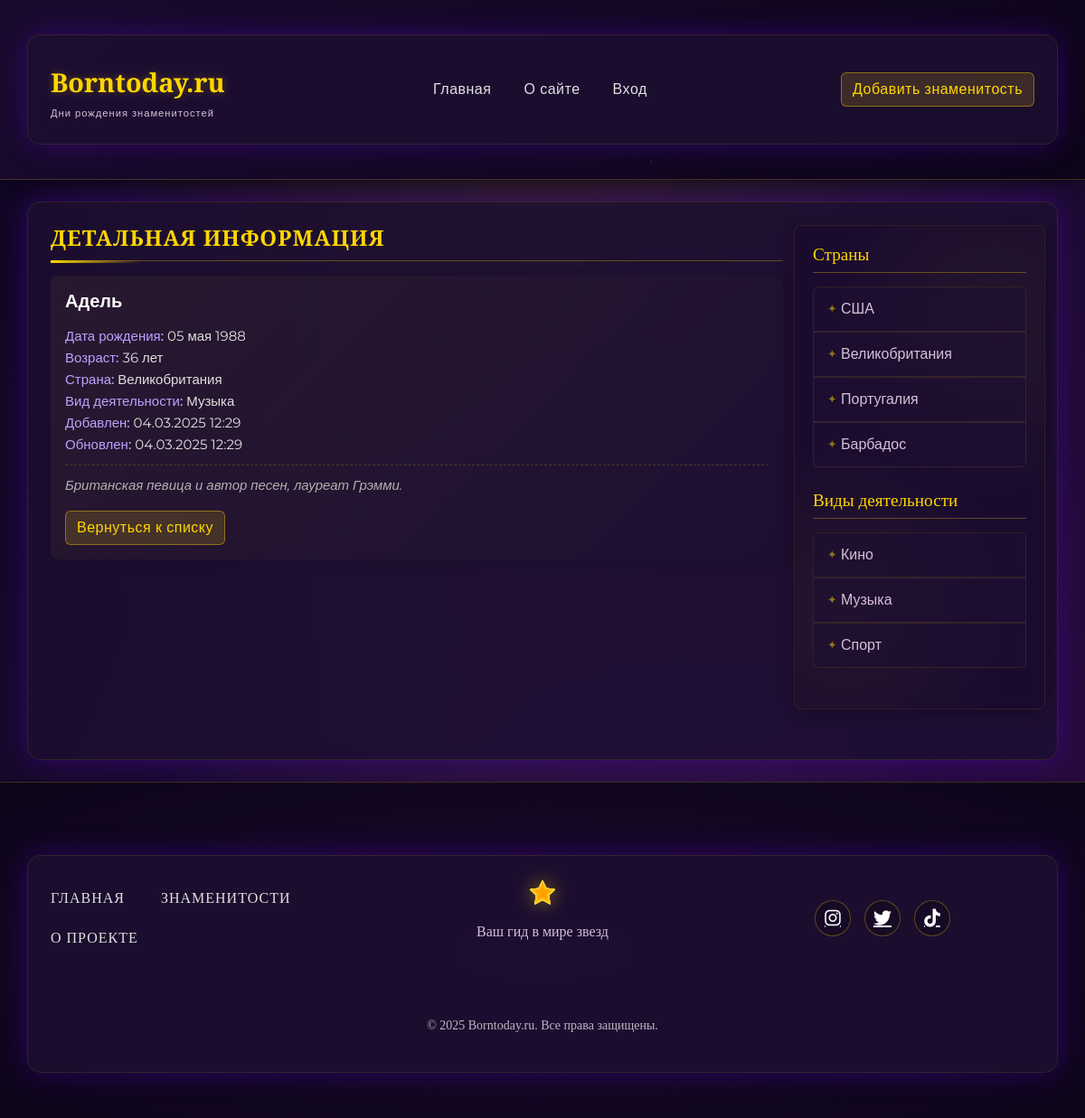
The app's page /person/adel/ with its own data.
### star/models.py (models this page shows, shortened)
class Star(models.Model):
    name = models.CharField(max_length=100, verbose_name="Имя")  # Имя звезды
    slug = models.SlugField(max_length=255, unique=True, db_index=True, verbose_name="URL")
    country = models.ForeignKey(Country, on_delete=models.CASCADE, related_name='stars', verbose_name="Страна")
    categories = models.ManyToManyField(Category, related_name='stars', verbose_name="Категории")
    birth_date = models.DateField(verbose_name="Дата рождения")  # Дата рождения
    content = models.TextField(verbose_name="Описание")  # Описание звезды
    photo = models.ImageField(upload_to='photos/%Y/%m/%d/', blank=True, null=True, verbose_name="Фотография")
    is_published = models.BooleanField(default=True, verbose_name="Опубликовано")  # Флаг публикации
    time_create = models.DateTimeField(auto_now_add=True,
                                       verbose_name="Время создания")  # Дата создания (автоматически)
    time_update = models.DateTimeField(auto_now=True, verbose_name="Время изменения")
    def get_age(self):
        today = date.today()
        age = today.year - self.birth_date.year
        if (today.month, today.day) < (self.birth_date.month, self.birth_date.day):
            age -= 1
        return age
    class Meta:
        verbose_name = 'Знаменитость'
        verbose_name_plural = 'Знаменитости'
        ordering = ['-time_create']  # Сортировка по убыванию времени создания
        indexes = [
            models.Index(fields=['-time_create']),  # Индекс для повышения производительности
        ]

class Country(models.Model):
    name = models.CharField(max_length=100)  # Название страны
    slug = models.SlugField(max_length=255, unique=True, blank=True, db_index=True, verbose_name="URL")

class Category(models.Model):
    title = models.CharField(max_length=100)  # Название категории
    slug = models.SlugField(max_length=255, unique=True, blank=True, db_index=True, verbose_name="URL")

### star/views.py (the view)
# urls.py: path('person/<slug:slug>/', views.star_detail, name='star_detail'),  # Детальная страница
def star_detail(request, slug):
    star = get_object_or_404(Star, slug=slug, is_published=True)
    countries = Country.objects.all()
    categories = Category.objects.all()
    context = {
        'star': star,
        'star_countries': countries,
        'star_categories': categories,
    }
    return render(request, 'star/star-detail.html', context)

### star/templates/star/star-detail.html (shortened to what this page needs)
{% extends 'star/base.html' %}
{% block content %}
<h4 class="mb-3">Детальная информация</h4>
<div class="card">
  <div class="card-body">
    <h5 class="card-title">{{ star.name }}</h5>
    <p class="card-text">
      <strong>Дата рождения:</strong> {{ star.birth_date|date:"d E Y" }}<br>
      <strong>Возраст:</strong> {{ star.get_age }} лет<br>
      <strong>Страна:</strong> {{ star.country.name }}<br>
      <strong>Вид деятельности:</strong>
      {% for category in star.categories.all %}
        {{ category.title }}{% if not forloop.last %}, {% endif %}
      {% endfor %}<br>
      <strong>Добавлен:</strong> {{ star.time_create|date:"d.m.Y H:i" }}<br>
      <strong>Обновлен:</strong> {{ star.time_update|date:"d.m.Y H:i" }}<br>
      <em>{{ star.content }}</em>
    </p>
    <a href="{% url 'star_index' %}" class="btn btn-primary">Вернуться к списку</a>
  </div>
</div>
{% endblock %}

### star/templates/star/sidebar.html
<div class="col-md-3">
  <h5>Страны</h5>
  <ul class="list-group mb-4">
    {% for country in star_countries %}
    <li class="list-group-item">
      <a href="{% url 'stars_by_country' country.slug %}">{{country.name}}</a>
    </li>
    {% endfor %}
  </ul>
  <h5>Виды деятельности</h5>
  <ul class="list-group">
    {% for cat in star_categories %}
    <li class="list-group-item">
      <a href="{% url 'stars_by_category' cat.slug %}">{{ cat.title }}</a>
    </li>
    {% endfor %}
  </ul>
</div>

### star/static/css-star/body-star.css (style rules this page uses)
body { color: #e0e0e0; font-family: 'Montserrat', sans-serif; min-height: 100vh; background: radial-gradient(ellipse at top, rgba(255, 215, 0, 0.1) 0%, transparent 70%), radial-gradient(ellipse at bottom, rgba(106, 0, 255, 0.1) 0%, transparent 70%), linear-gradient(135deg, #0f0521 0%, #1a0a2e 50%, #2d0b45 100%); background-attachment: fixed; margin: 0; padding: 0; }
body::before { content: ""; position: fixed; top: 0; left: 0; width: 100%; height: 100%; background: radial-gradient(2px 2px at 20% 30%, #fff 1%, transparent 2%), radial-gradient(2px 2px at 80% 70%, #fff 1%, transparent 2%), radial-gradient(3px 3px at 40% 80%, #fff 1%, transparent 2%), radial-gradient(2px 2px at 60% 10%, #fff 1%, transparent 2%); background-size: 200px 200px; z-index: -1; animation: starsAnimation 50s linear infinite; pointer-events: none; }
h1, h2, h3, h4, h5, h6 { font-family: 'Playfair Display', serif; color: #1a0a2e; }
a { color: #8a2be2; transition: all 0.3s ease; }
.card { border: none; border-radius: 10px; box-shadow: 0 5px 15px rgba(0,0,0,0.1); transition: transform 0.3s ease; margin-bottom: 20px; }

### star/static/css-star/index-star.css (style rules this page uses)
h4 { color: #ffd700; font-family: 'Playfair Display', serif; font-weight: 700; text-transform: uppercase; letter-spacing: 1px; position: relative; padding-bottom: 10px; border-bottom: 1px solid rgba(255, 215, 0, 0.3); }
h4:after { content: ''; position: absolute; bottom: -3px; left: 0; width: 100px; height: 3px; background: linear-gradient(90deg, #ffd700, transparent); }
.card { background: rgba(30, 15, 50, 0.7); border: none !important; border-radius: 8px; transition: all 0.4s ease; overflow: hidden; position: relative; color: #e0e0e0; margin-bottom: 20px; }
.card:before { content: ''; position: absolute; top: 0; left: 0; width: 100%; height: 100%; background: linear-gradient(135deg, rgba(255, 215, 0, 0.05) 0%, transparent 100%); z-index: 0; }
.card-body { position: relative; z-index: 1; }
.card-title { color: #ffffff; font-family: 'Montserrat', sans-serif; font-weight: 600; margin-bottom: 15px; }
.card-text { font-family: 'Montserrat', sans-serif; font-size: 15px; line-height: 1.6; }
.card-text strong { color: #c0a0ff; font-weight: 500; }
.card-text em { display: block; margin-top: 10px; padding-top: 10px; border-top: 1px dashed rgba(255, 215, 0, 0.2); color: #b0b0b0; font-style: italic; }

### star/static/css-star/header-star.css (style rules this page uses)
.btn-primary { background: rgba(255, 215, 0, 0.15) !important; border: 1px solid rgba(255, 215, 0, 0.4) !important; color: #ffd700 !important; font-weight: 500; letter-spacing: 0.5px; transition: all 0.3s ease; position: relative; z-index: 1; backdrop-filter: blur(5px); }

### star/static/css-star/sidebar-star.css (style rules this page uses)
.col-md-3 { background: rgba(26, 10, 46, 0.7); border-radius: 8px; padding: 20px; backdrop-filter: blur(5px); border: 1px solid rgba(255, 215, 0, 0.1); box-shadow: 0 4px 20px rgba(0, 0, 0, 0.3); margin-bottom: 30px; position: relative; overflow: hidden; }
.col-md-3::before { content: ""; position: absolute; top: 0; right: 0; width: 100%; height: 100%; background: radial-gradient(circle at 80% 20%, rgba(255, 215, 0, 0.05) 0%, transparent 40%), radial-gradient(circle at 20% 80%, rgba(255, 215, 0, 0.05) 0%, transparent 40%); z-index: 0; }
.col-md-3 h5 { color: #ffd700; font-family: 'Playfair Display', serif; font-size: 1.2rem; margin-bottom: 15px; padding-bottom: 8px; border-bottom: 1px solid rgba(255, 215, 0, 0.3); position: relative; z-index: 1; }
.list-group { border-radius: 6px !important; overflow: hidden; margin-bottom: 25px !important; position: relative; z-index: 1; }
.list-group-item { background-color: rgba(30, 15, 50, 0.6) !important; border: 1px solid rgba(255, 215, 0, 0.1) !important; color: #e0e0e0; transition: all 0.3s ease; padding: 12px 15px; }
.list-group-item a { color: #D8BFD8; text-decoration: none; display: block; position: relative; padding-left: 15px; transition: all 0.3s ease; }
.list-group-item a::before { content: "✦"; position: absolute; left: 0; top: 50%; transform: translateY(-50%); color: rgba(255, 215, 0, 0.5); font-size: 0.8rem; transition: all 0.3s ease; }
.list-group-item:last-child { margin-bottom: 0; }

### records on screen
Star: name "Адель", birth_date "05 мая 1988", get_age "36", country.name "Великобритания", time_create "04.03.2025 12:29", time_update "04.03.2025 12:29", content "Британская певица и автор песен, лауреат Грэмми."
Category: title "Музыка"
Country: name "США"
Country: name "Великобритания"
Country: name "Португалия"
Country: name "Барбадос"
Category: title "Кино"
Category: title "Спорт"
